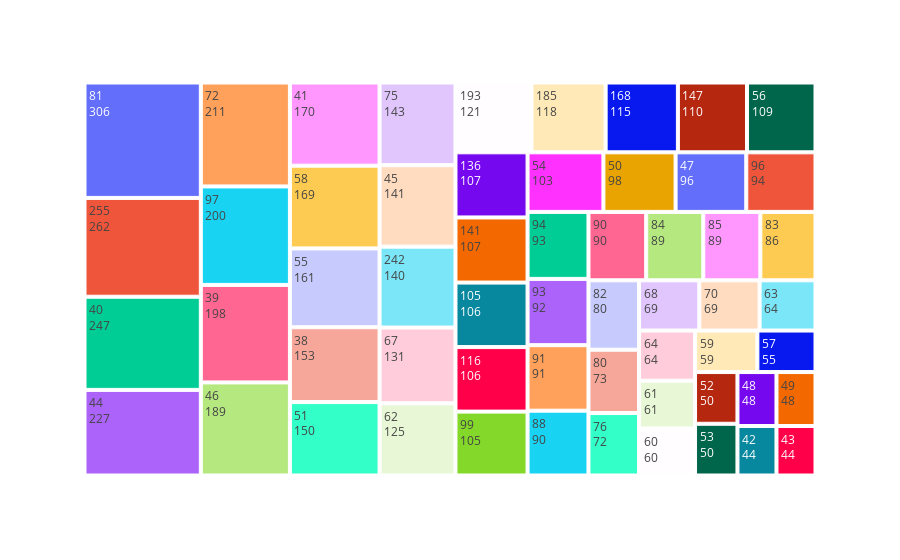

The notebook cell saved with this chart:
### Code cell
TopCleanDisaster = df_train[df_train['target']==1]['final_text'].str.split(expand=True).stack().value_counts()[:100]
fig=px.treemap(TopCleanDisaster, path=[TopCleanNonDisaster], values=0)
fig.update_traces(textinfo='label+value')
fig.show()

### Figure 1 — Plotly figure (JSON) as saved in the notebook; plotly's stock layout.template omitted (floating-point values rounded to 4 significant figures)
{"data": [{"branchvalues": "total", "domain": {"x": [0, 1], "y": [0, 1]}, "hovertemplate": "labels=%{label}<br>0=%{value}<br>parent=%{parent}<br>id=%{id}<extra></extra>", "ids": ["38", "39", "40", "41", "42", "43", "44", "45", "46", "47", "48", "49", "50", "51", "52", "53", "54", "55", "56", "57", "58", "59", "60", "61", "62", "63", "64", "67", "68", "70", "72", "75", "76", "80", "81", "82", "83", "84", "85", "88", "90", "91", "93", "94", "96", "97", "99", "105", "116", "136", "141", "147", "168", "185", "193", "242", "255"], "labels": ["38", "39", "40", "41", "42", "43", "44", "45", "46", "47", "48", "49", "50", "51", "52", "53", "54", "55", "56", "57", "58", "59", "60", "61", "62", "63", "64", "67", "68", "70", "72", "75", "76", "80", "81", "82", "83", "84", "85", "88", "90", "91", "93", "94", "96", "97", "99", "105", "116", "136", "141", "147", "168", "185", "193", "242", "255"], "name": "", "parents": ["", "", "", "", "", "", "", "", "", "", "", "", "", "", "", "", "", "", "", "", "", "", "", "", "", "", "", "", "", "", "", "", "", "", "", "", "", "", "", "", "", "", "", "", "", "", "", "", "", "", "", "", "", "", "", "", ""], "textinfo": "label+value", "type": "treemap", "values": [153, 198, 247, 170, 44, 44, 227, 141, 189, 96, 48, 48, 98, 150, 50, 50, 103, 161, 109, 55, 169, 59, 60, 61, 125, 64, 64, 131, 69, 69, 211, 143, 72, 73, 306, 80, 86, 89, 89, 90, 90, 91, 92, 93, 94, 200, 105, 106, 106, 107, 107, 110, 115, 118, 121, 140, 262]}], "layout": {"legend": {"tracegroupgap": 0}, "margin": {"t": 60}}}
